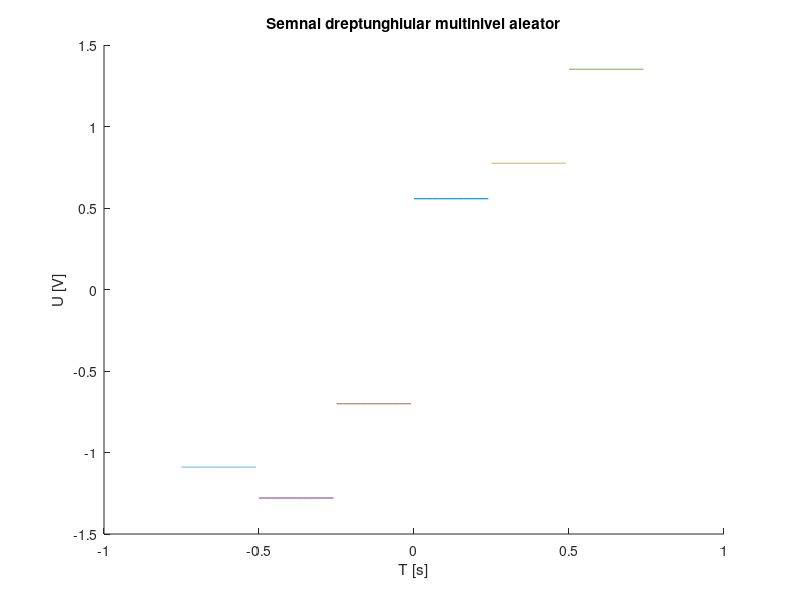

Recreate this plot in MATLAB.
hold on; 
%rezolutie temporara de 20ms
r1=rand(1);
r2=rand(1);
r3=rand(1);
r4=rand(1);
r5=rand(1);
r6=rand(1);
t=0:.02:0.25;
x1=r1*square(2*pi*4*t,100);
x2=-r2*square(2*pi*4*t,100);
x3=3*r3*square(2*pi*4*t,100);
x4=-3*r4*square(2*pi*4*t,100);
x5=5*r5*square(2*pi*4*t,100);
x6=-5*r6*square(2*pi*4*t,100);
plot(t,x1);
plot(t-0.25,x2);
plot(t+0.25,x3);
plot(t-0.5,x4);
plot(t+0.5,x5);
plot(t-0.75,x6);
xlabel('T [s]')
ylabel('U [V]')
title('Semnal dreptunghiular multinivel aleator')
